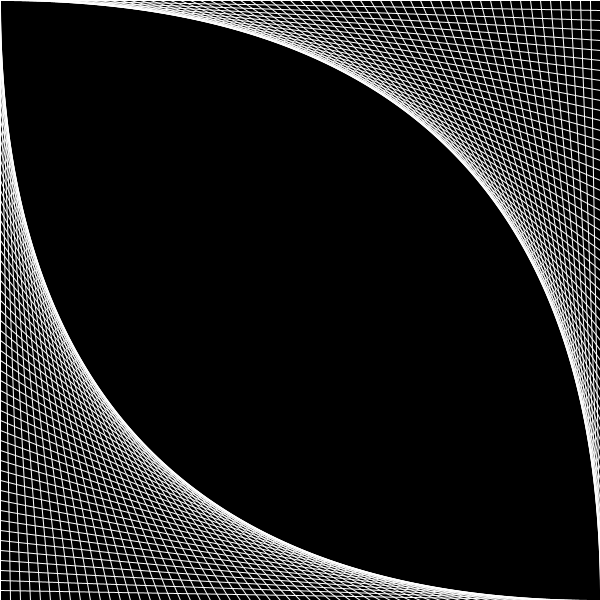
Frame 1 (no input)
Frame 2 (the mouse pressed at the canvas centre, redrawn once): identical to frame 1, image omitted

The Processing sketch that drew this single still picture (run headless with seeded random() and noise(); the mouse was pressed at the canvas centre and the sketch redrawn once):

// Processing sketch: processing_134390
// ── processing_134390.pde

float x1 = 0;
float y1 = 0;
float xspeed1 = 0;
float yspeed1 = 0;

void setup() {
  size( 600, 600);
  background(#000000);
  stroke(#ffffff);
  smooth();
  frameRate(100);
  stroke(255);
  noLoop();
  
  int x;
  int y;
  int i;
  int j;  
  for ( i = 0; i < width; i = i + 10) {
//     stroke(255-i);
    line (0, i, i, height);
    }
  
  for (j = 0; j < width; j = j + 10) {
    line (j, 0, width, j);
  }

  }

 void draw() {
   noStroke();
//   fill(0);
//   rect(0,0,width,height);
   
   x1 = x1 + xspeed1;
   y1 = y1 + yspeed1;
  
   if ((x1 > width) || (x1 < 0)) {
      xspeed1 = -xspeed1;
    }
   if ((y1 > height) || (y1 < 0)) {
      yspeed1 = -yspeed1;
    }  
   
   stroke(255); 
   line (0,y1,width,y1);
   line (x1,0,x1,height);
}


void mousePressed ()
{
  redraw ();
}
